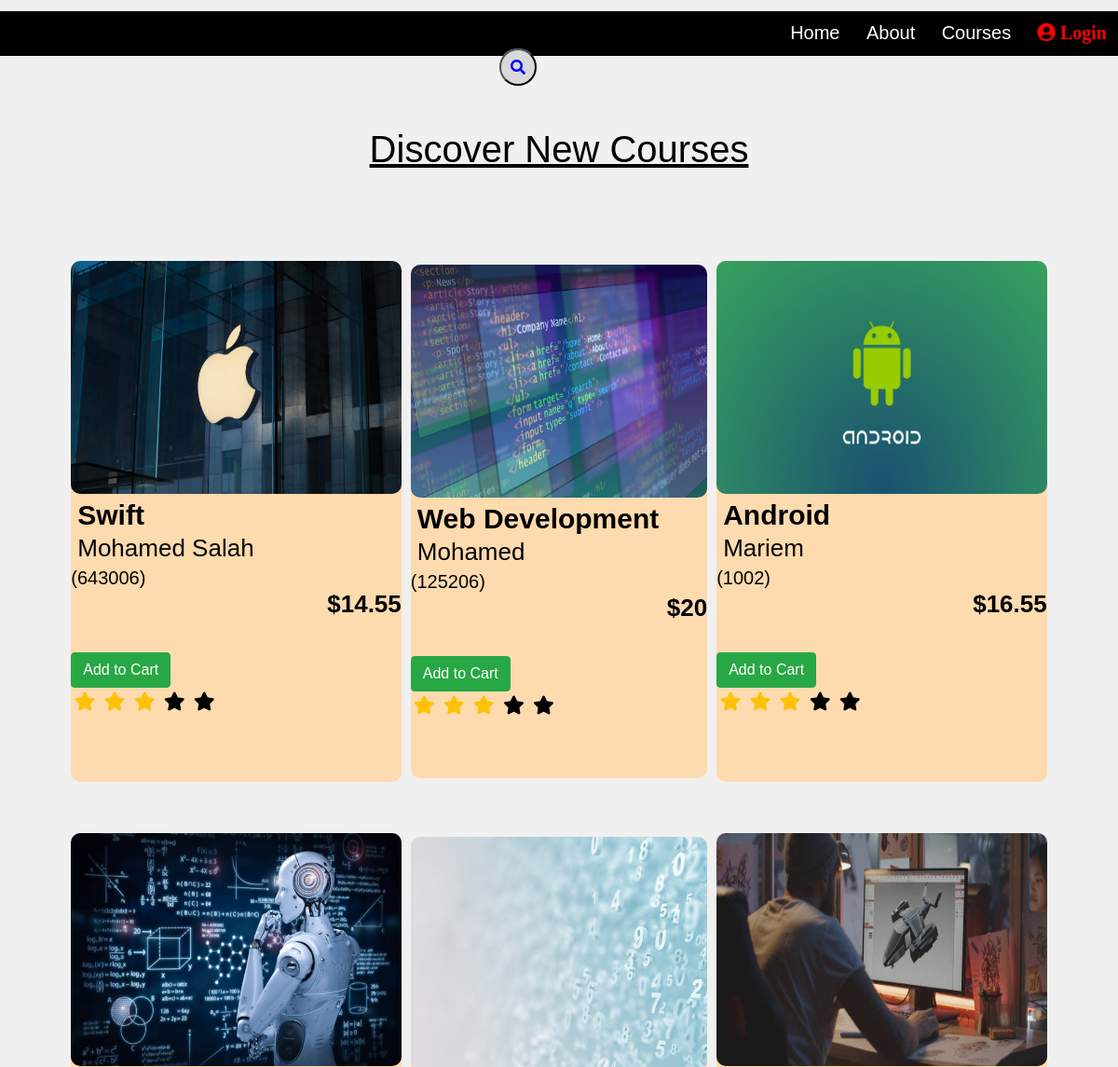
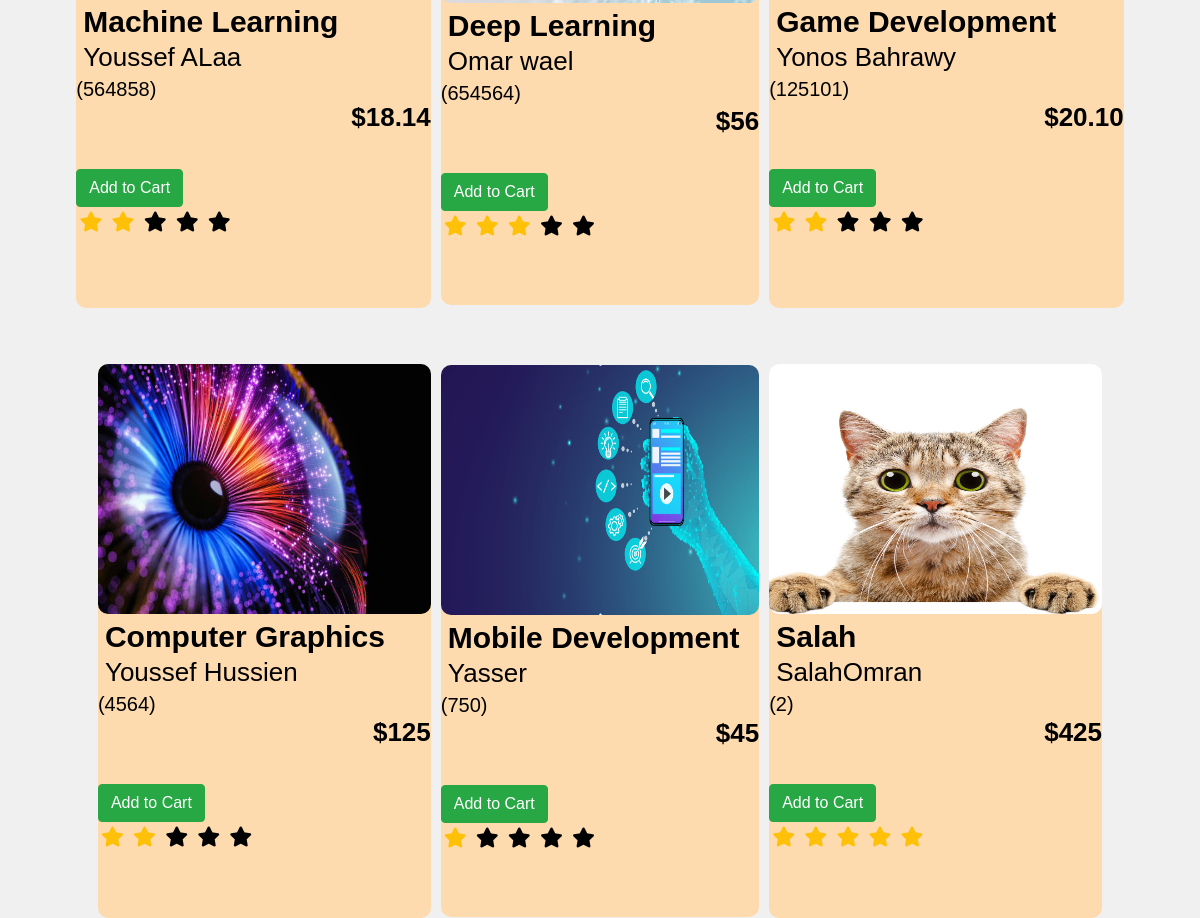
/courses.php, run on the app's committed database (2 pictures, top to bottom).
### tables this page shows
CREATE TABLE `course` (
  `courseId` int(255) NOT NULL,
  `courseName` varchar(255) NOT NULL,
  `coursePrice` varchar(255) NOT NULL,
  `enrolledSid` varchar(255) NOT NULL,
  `description` varchar(255) NOT NULL,
  `instructorName` varchar(255) NOT NULL,
  `image` varchar(255) NOT NULL,
  `Approved` int(255) NOT NULL DEFAULT 1,
  `instructorId` int(255) NOT NULL
);

CREATE TABLE `ratings` (
  `courseid` int(11) NOT NULL,
  `star1` int(200) NOT NULL,
  `star2` int(200) NOT NULL,
  `star3` int(200) NOT NULL,
  `star4` int(200) NOT NULL,
  `star5` int(200) NOT NULL,
  `TNOR` varchar(255) GENERATED ALWAYS AS (`star1` + `star2` + `star3` + `star4` + `star5`) VIRTUAL,
  `Total` varchar(16) GENERATED ALWAYS AS ((`star1` * 1 + `star2` * 2 + `star3` * 3 + `star4` * 4 + `star5` * 5) / (`star1` + `star2` + `star3` + `star4` + `star5`)) VIRTUAL
);

### courses.php (the view, shortened to what this page needs)
<!DOCTYPE html>
<html>
<head>
    <link rel="stylesheet" href="CSS/courseStyle.css">
    <link rel="stylesheet" href="CSS/search.css">
    <link rel="stylesheet" href="CSS/button.css">
    <link rel="stylesheet" href="https://maxcdn.bootstrapcdn.com/bootstrap/4.0.0/css/bootstrap.min.css">
    <link rel="stylesheet" href="https://pro.fontawesome.com/releases/v5.10.0/css/all.css"/>
</head>
<body>
                <?php
if (empty($_SESSION['username'])) {
    ?>
   <nav>
    <div class="topnav">
            <ul>
                <li><a href="index.php">Home</a></li>
                <li><a href="aboutUs.php">About</a></li>
                <li><a href="courses.php">Courses</a></li>
                <li><a href="LR2.php"><i class="fa fa-user-circle"> Login</i></a></li>
            </ul>
</div>
<form method="post">
<div class="searchBox">
            <button class="searchButton" href="#"type="submit" name="submit" value = "Search">
                <i class="fa fa-search" aria-hidden="true"></i>
            </button>
          </div>
  </form>
</nav>
<?php
}
?>
<div class="fasl" style="margin-bottom:5px;">Discover New Courses</div>
<div class="All">
<section class="course">
    <div class="row">
       <?php
       if (empty($_POST['search'])) {
        $servername = "localhost";
        $username ="root";
        $password = "";
        $DB = "webdatabase";
        $conn = mysqli_connect($servername,$username,$password,$DB);
            $sql= "SELECT * FROM course";
            $result=mysqli_query($conn,$sql);
            while($row=mysqli_fetch_array($result)){
                ?>
                <div class="Course-col">
                  <a href="index2.php?id=<?php echo $row['courseId'];?>">
                  <img src="<?php echo $row['image']; ?>" height="250px" width="400px">
                  <span class="coursename"><?php echo $row['courseName']; ?></span><br>
                  <span class="instName"> <?php echo $row['instructorName']; ?></span><br>
                     <?php
                if($row['enrolledSid']==""){
                   echo "No students in this Course yet!<br>";
                } else{
                   echo "(".$row['enrolledSid'].")<br>";
                }
                ?>
                 <span class="price"><?php echo "$".$row['coursePrice']; ?></span><br>
                  <br>
                  <?php
                  if(!empty($_SESSION['username'])){
               $sql2= "SELECT * FROM usercourse WHERE courseid='".$row["courseId"]."' AND userId='".$_SESSION['userid']."'";
               $result2=mysqli_query($conn,$sql2);
               $row2 = mysqli_fetch_assoc($result2);
                if(isset($row2['courseId'])&&isset($row2['userid'])){
                    echo "<h4>You already have this course</h4>";
                }else{
                  ?>
                  <form method="post" action="cart.php">
                  <input type="hidden" name="hidden_name" value="<?php echo $row["courseName"]; ?>" />
                  <input type="hidden" name="hidden_price" value="<?php echo $row["coursePrice"]; ?>" />
                  <input type="hidden" name="hidden_id" value="<?php echo $row["courseId"]; ?>" />
                  <input type="submit" id="DpS" name="add_to_cart" style="margin-top:5px;" class="btn btn-success" value="Add to Cart" />
                  </form>
                  <?php
                   }
                }
                else{
                    ?>
                    <form method="post" action="">
                     <input type="submit" id="DpS" name="add_to_cart" style="margin-top:5px;" class="btn btn-success" value="Add to Cart" />
                      </form>
                        <?php
                }
                   ?>
                  <div class="star">
                  <?php
                  $sql3= "SELECT * FROM ratings Where courseid = '".$row['courseId']."'";
                  $result3=mysqli_query($conn,$sql3);
                   if($row3=mysqli_fetch_array($result3)){
                    for($star = 1; $star <= 5; $star++)
                      {
                          $class_name = '';
                          if($row3['Total'] >= $star)
                          {
                               $class_name = 'text-warning';
                          }
                          else
                          {
                               $class_name = 'star-light';
                            }
                            ?>
                            <i class='fas fa-star <?php echo $class_name ?> mr-1'></i>
                            <?php
                        }
                   }
                  ?>
                 </div>
                 </a>
                </div>
<?php
   }
}
        ?>
</section>
</body>
</html>

### CSS/courseStyle.css (style rules this page uses)
* { margin: 0; padding: 0; font-family: 'Poppins', sans-serif; }
.All { display: wrap; column-gap: 20px; justify-content: space-between; }
.fasl { margin-left: 5px; margin-right: 5px; margin-top: 70px; border-radius: 10px; box-sizing: border-box; height: 50px; width: auto; text-align: center; color: black; font-size:2.5em; text-decoration: underline; }
.course { width: 90%; margin: auto; padding-top: 90px; display: flex; justify-content: center; align-items: center; }
.row { margin-top: 5%; display: flex; justify-content: center; align-items: center; flex-wrap: wrap; flex: 1 0 21%; margin: 5px; height: 100px; }
.row a { color: black; text-decoration: none; font-size: 20px; }
.Course-col { margin-left: 5px; margin-right: 5px; flex-basis: 21%; border-radius: 10px; margin-bottom: 5%; box-sizing: border-box; height: auto; width: auto; background: rgb(2,0,36); background-color: #FDDBAF; background: #FDDBAF; }
.Course-col img { margin: 0; border-radius: 10px; width:100%; padding: 0; }
.coursename { margin-left:7px; font-weight: bold; font-size:1.5em; color: black; }
.instName { margin-left:7px; color: black; font-size:1.3em; line-height: 0.5px; }
.price { margin-left:275px; font-weight: 600; font-size:1.3em; line-height: 0.5px; color: black; }
.star { margin-left: 1%; margin-bottom: 20%; }

### CSS/search.css (style rules this page uses)
body { margin: 0; font-family: Arial, Helvetica, sans-serif; }
.searchBox { position: absolute; top: 2.5%; left: 48%; transform: translate(-100%,0%); background: #7AD3DC; height: 40px; border-radius: 40px; margin-bottom: 10px; margin-right: 30px; }
.searchButton { color: white; float: right; width: 40px; height: 40px; border-radius: 50%; background: #D9D9DA; display: flex; justify-content: center; align-items: center; transition: 0.4s; }
.fa-search { color: blue; }
.topnav { flex: 1; text-align: right; margin-top: 1%; height: 100%; background: linear-gradient(-45deg, #000000, #000000, #000000, #000000); }
.topnav ul li { list-style: none; display: inline-block; padding: 8px 12px; position: relative; }
.topnav ul li a { color: white; text-decoration: none; font-size: 20px; }
.topnav ul li::after { content: ''; width: 0%; height: 2px;background: #2BCBE4; display: block; margin: auto; transition: 0.5s; }
.fa-user-circle { color:red; }

### courses.php (style rules this page uses)
body { background-color: #f0f0f0; }

### data on the page
course: image (picture), courseName "Swift", instructorName "Mohamed Salah", enrolledSid "643006", coursePrice "14.55"
course: image (picture), courseName "Web Development", instructorName "Mohamed", enrolledSid "125206", coursePrice "20"
course: image (picture), courseName "Android", instructorName "Mariem", enrolledSid "1002", coursePrice "16.55"
course: image (picture), courseName "Machine Learning", instructorName "Youssef ALaa", enrolledSid "564858", coursePrice "18.14"
course: image (picture), courseName "Deep Learning", instructorName "Omar wael", enrolledSid "654564", coursePrice "56"
course: image (picture), courseName "Game Development", instructorName "Yonos Bahrawy", enrolledSid "125101", coursePrice "20.10"
course: image (picture), courseName "Computer Graphics", instructorName "Youssef Hussien", enrolledSid "4564", coursePrice "125"
course: image (picture), courseName "Mobile Development", instructorName "Yasser", enrolledSid "750", coursePrice "45"
course: image (picture), courseName "Salah", instructorName "SalahOmran", enrolledSid "2", coursePrice "425"
